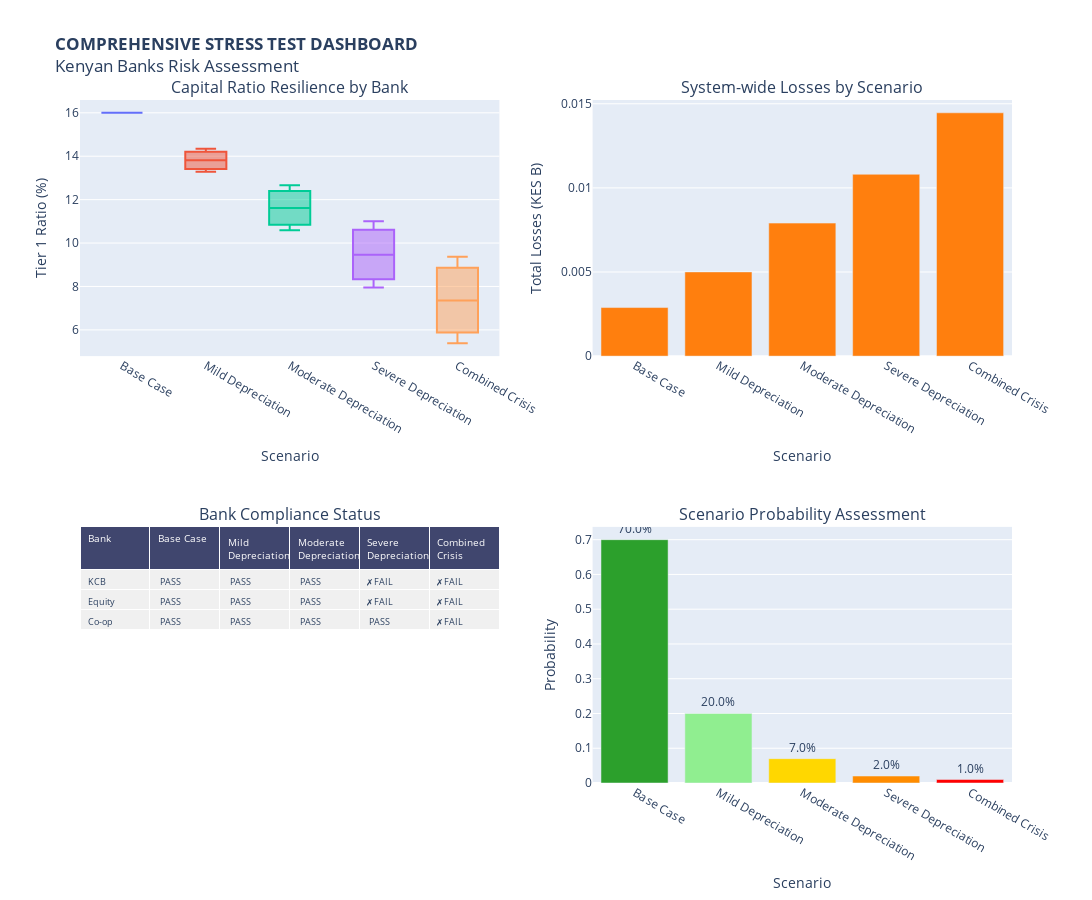

Here is the notebook cell this chart was saved with:
### Markdown cell above
### Comprehensive Stress Test Dashboard
**Purpose**: Aggregate all key metrics into unified 4-panel dashboard including: capital ratio distribution across scenarios, system-wide losses by scenario, bank compliance status table, and estimated scenario probabilities. Enables holistic risk assessment and executive-level presentation of stress test results.

### Code cell
# Comprehensive Stress Test Dashboard


# Create a comprehensive dashboard with all key metrics
fig = make_subplots(
    rows=2, cols=2,
    subplot_titles=(
        "Capital Ratio Resilience by Bank",
        "System-wide Losses by Scenario",
        "Bank Compliance Status",
        "Scenario Probability Assessment"
    ),
    specs=[
        [{"type": "box"}, {"type": "bar"}],
        [{"type": "table"}, {"type": "bar"}]
    ],
    row_heights=[0.5, 0.5]
)

# Subplot 1: Box plot of Tier 1 ratios across scenarios
all_ratios_data = []
all_ratios_labels = []
for scenario in stress_scenarios.keys():
    for bank_name in banks_df['Bank Name']:
        tier1_ratio = stress_results[scenario][bank_name]['Tier 1 Ratio (%)']
        all_ratios_data.append(tier1_ratio)
        all_ratios_labels.append(scenario)

for scenario in stress_scenarios.keys():
    scenario_ratios = [stress_results[scenario][bank]['Tier 1 Ratio (%)'] 
                       for bank in banks_df['Bank Name']]
    fig.add_trace(
        go.Box(y=scenario_ratios, name=scenario),
        row=1, col=1
    )

# Subplot 2: Total system losses by scenario
scenario_losses = []
scenario_names_list = []
for scenario in stress_scenarios.keys():
    total_loss = sum(stress_results[scenario][bank]['Equity Loss (KES B)'] + 
                    stress_results[scenario][bank]['FX Loss (KES B)'] + 
                    stress_results[scenario][bank]['Credit Loss (KES B)']
                    for bank in banks_df['Bank Name'])
    scenario_losses.append(total_loss)
    scenario_names_list.append(scenario)

fig.add_trace(
    go.Bar(x=scenario_names_list, y=scenario_losses, 
           marker_color='#ff7f0e', name='System Losses'),
    row=1, col=2
)

# Subplot 3: Compliance status table
compliance_matrix = []
for bank_name in banks_df['Bank Name']:
    row = [bank_name]
    for scenario in stress_scenarios.keys():
        tier1_ratio = stress_results[scenario][bank_name]['Tier 1 Ratio (%)']
        status = " PASS" if tier1_ratio >= cbk_requirements['Tier 1 Capital Ratio (%)'] else "✗ FAIL"
        row.append(status)
    compliance_matrix.append(row)

fig.add_trace(
    go.Table(
        header=dict(
            values=['Bank'] + list(stress_scenarios.keys()),
            fill_color='#40466e',
            align='left',
            font=dict(color='white', size=10)
        ),
        cells=dict(
            values=list(zip(*compliance_matrix)),
            fill_color='#f0f0f0',
            align='left',
            font=dict(size=9)
        )
    ),
    row=2, col=1
)

# Subplot 4: Scenario probability assessment
scenario_probabilities = [0.70, 0.20, 0.07, 0.02, 0.01]  # Estimated probabilities
scenario_names_prob = list(stress_scenarios.keys())

fig.add_trace(
    go.Bar(
        x=scenario_names_prob,
        y=scenario_probabilities,
        marker_color=['#2ca02c', '#90ee90', '#ffd700', '#ff8c00', '#ff0000'],
        text=[f"{p*100:.1f}%" for p in scenario_probabilities],
        textposition='outside',
        name='Probability',
        showlegend=False
    ),
    row=2, col=2
)

fig.update_xaxes(title_text="Scenario", row=1, col=1)
fig.update_yaxes(title_text="Tier 1 Ratio (%)", row=1, col=1)
fig.update_xaxes(title_text="Scenario", row=1, col=2)
fig.update_yaxes(title_text="Total Losses (KES B)", row=1, col=2)
fig.update_xaxes(title_text="Scenario", row=2, col=2)
fig.update_yaxes(title_text="Probability", row=2, col=2)

fig.update_layout(
    title_text="<b>COMPREHENSIVE STRESS TEST DASHBOARD</b><br>Kenyan Banks Risk Assessment",
    height=900,
    width=1400,
    showlegend=False
)

fig.show()

### Figure 1 — Plotly figure (JSON) as saved in the notebook; plotly's stock layout.template omitted (floating-point values rounded to 4 significant figures)
{"data": [{"name": "Base Case", "type": "box", "xaxis": "x", "y": [16.0, 16, 16], "yaxis": "y"}, {"name": "Mild Depreciation", "type": "box", "xaxis": "x", "y": [13.28, 13.81, 14.34], "yaxis": "y"}, {"name": "Moderate Depreciation", "type": "box", "xaxis": "x", "y": [10.59, 11.62, 12.66], "yaxis": "y"}, {"name": "Severe Depreciation", "type": "box", "xaxis": "x", "y": [7.952, 9.466, 11.0], "yaxis": "y"}, {"name": "Combined Crisis", "type": "box", "xaxis": "x", "y": [5.381, 7.356, 9.369], "yaxis": "y"}, {"marker": {"color": "#ff7f0e"}, "name": "System Losses", "type": "bar", "x": ["Base Case", "Mild Depreciation", "Moderate Depreciation", "Severe Depreciation", "Combined Crisis"], "xaxis": "x2", "y": [0.002887, 0.005005, 0.007907, 0.01081, 0.01446], "yaxis": "y2"}, {"cells": {"align": "left", "fill": {"color": "#f0f0f0"}, "font": {"size": 9}, "values": [["KCB", "Equity", "Co-op"], [" PASS", " PASS", " PASS"], [" PASS", " PASS", " PASS"], [" PASS", " PASS", " PASS"], ["✗ FAIL", "✗ FAIL", " PASS"], ["✗ FAIL", "✗ FAIL", "✗ FAIL"]]}, "domain": {"x": [0, 0.45], "y": [0, 0.375]}, "header": {"align": "left", "fill": {"color": "#40466e"}, "font": {"color": "white", "size": 10}, "values": ["Bank", "Base Case", "Mild Depreciation", "Moderate Depreciation", "Severe Depreciation", "Combined Crisis"]}, "type": "table"}, {"marker": {"color": ["#2ca02c", "#90ee90", "#ffd700", "#ff8c00", "#ff0000"]}, "name": "Probability", "showlegend": false, "text": ["70.0%", "20.0%", "7.0%", "2.0%", "1.0%"], "textposition": "outside", "type": "bar", "x": ["Base Case", "Mild Depreciation", "Moderate Depreciation", "Severe Depreciation", "Combined Crisis"], "xaxis": "x3", "y": [0.7, 0.2, 0.07, 0.02, 0.01], "yaxis": "y3"}], "layout": {"annotations": [{"font": {"size": 16}, "showarrow": false, "text": "Capital Ratio Resilience by Bank", "x": 0.225, "xanchor": "center", "xref": "paper", "y": 1, "yanchor": "bottom", "yref": "paper"}, {"font": {"size": 16}, "showarrow": false, "text": "System-wide Losses by Scenario", "x": 0.775, "xanchor": "center", "xref": "paper", "y": 1, "yanchor": "bottom", "yref": "paper"}, {"font": {"size": 16}, "showarrow": false, "text": "Bank Compliance Status", "x": 0.225, "xanchor": "center", "xref": "paper", "y": 0.375, "yanchor": "bottom", "yref": "paper"}, {"font": {"size": 16}, "showarrow": false, "text": "Scenario Probability Assessment", "x": 0.775, "xanchor": "center", "xref": "paper", "y": 0.375, "yanchor": "bottom", "yref": "paper"}], "height": 900, "showlegend": false, "title": {"text": "<b>COMPREHENSIVE STRESS TEST DASHBOARD</b><br>Kenyan Banks Risk Assessment"}, "width": 1400, "xaxis": {"anchor": "y", "domain": [0, 0.45], "title": {"text": "Scenario"}}, "xaxis2": {"anchor": "y2", "domain": [0.55, 1], "title": {"text": "Scenario"}}, "xaxis3": {"anchor": "y3", "domain": [0.55, 1], "title": {"text": "Scenario"}}, "yaxis": {"anchor": "x", "domain": [0.625, 1], "title": {"text": "Tier 1 Ratio (%)"}}, "yaxis2": {"anchor": "x2", "domain": [0.625, 1], "title": {"text": "Total Losses (KES B)"}}, "yaxis3": {"anchor": "x3", "domain": [0, 0.375], "title": {"text": "Probability"}}}}
